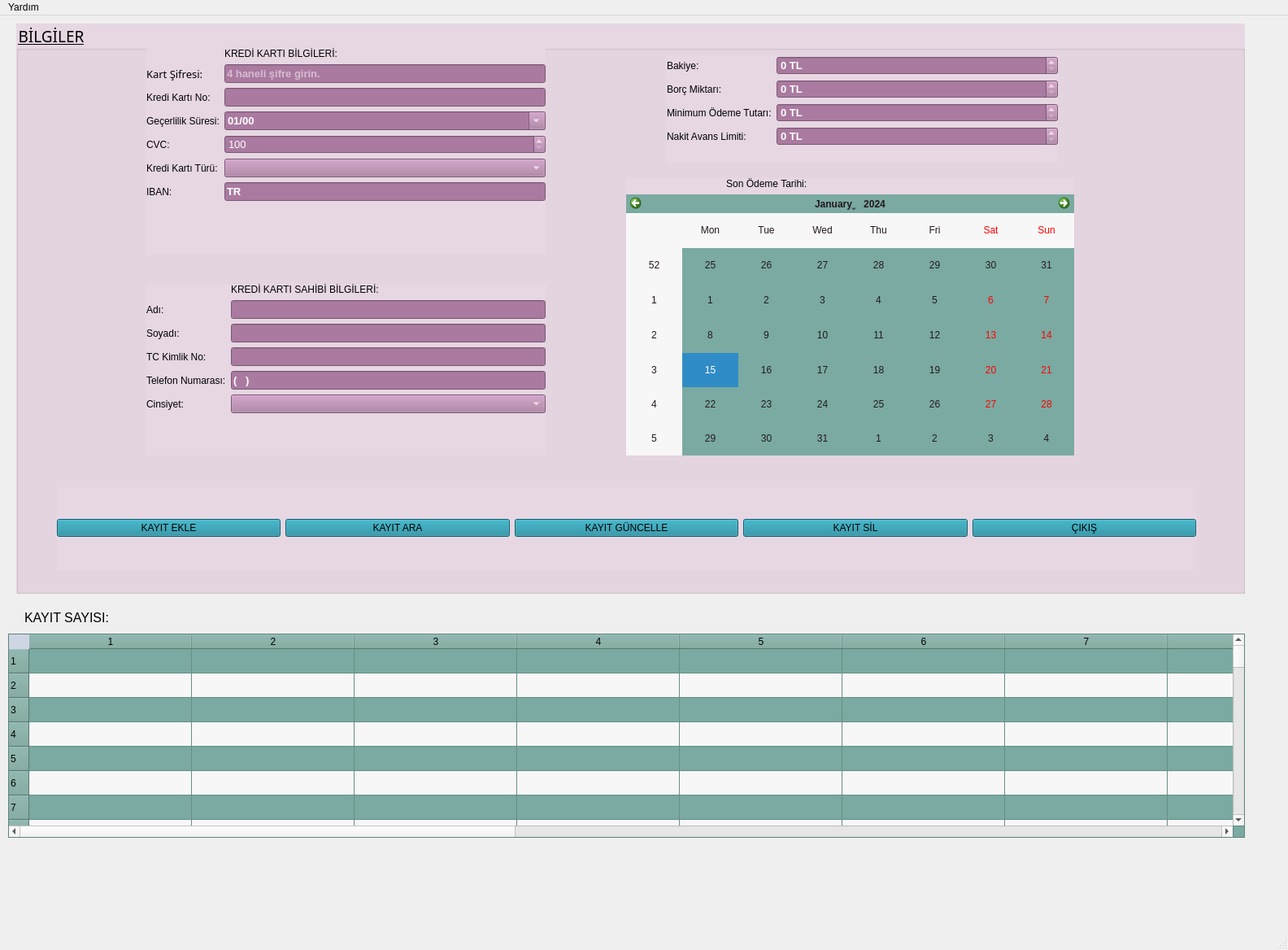
<?xml version="1.0" encoding="UTF-8"?>
<ui version="4.0">
 <class>MainWindow</class>
 <widget class="QMainWindow" name="MainWindow">
  <property name="geometry">
   <rect>
    <x>0</x>
    <y>0</y>
    <width>1584</width>
    <height>1168</height>
   </rect>
  </property>
  <property name="font">
   <font>
    <pointsize>14</pointsize>
   </font>
  </property>
  <property name="windowTitle">
   <string>MainWindow</string>
  </property>
  <property name="styleSheet">
   <string notr="true">#lneKartSifresi{
	background-color:#aa7aa0;
	color:#000000
}
#lneKartNO{
	background-color:#aa7aa0;
	color:#000000
}
#dateSure{
	background-color:#aa7aa0;
	color:#000000
}
#spnCVC{
	background-color:#aa7aa0;
	color:#000000
}
#cmbKartTuru{
	background-color:#aa7aa0;
	color:#000000
}
#lneIban{
	background-color:#aa7aa0;
	color:#000000
}
#lneAd{
	background-color:#aa7aa0;
	color:#000000
}
#lneSoyad{
	background-color:#aa7aa0;
	color:#000000
}
#lneTCK{
	background-color:#aa7aa0;
	color:#000000
}
#lneTelNo{
	background-color:#aa7aa0;
	color:#000000
}
#cmbCinsiyet{
	background-color:#aa7aa0;
	color:#000000
}
#spnBakiye{
	background-color:#aa7aa0;
	color:#000000
}
#spnBorcMiktari{
	background-color:#aa7aa0;
	color:#000000
}
#btnEkle{
	background-color:#7aaa84;
	color:#000000
}
#btnSil{
	background-color:#7aaa84;
	color:#000000
}
#btnAra{
	background-color:#7aaa84;
	color:#000000
}
#btnGuncelle{
	background-color:#7aaa84;
	color:#000000
}
#btnListele{
	background-color:#7aaa84;
	color:#000000
}
#btnCikis{
	background-color:#7aaa84;
	color:#000000
}

QTableCornerButton::section
{
	background-color: #ced5e3;
	border: none;
    color: #fff;

}
</string>
  </property>
  <property name="tabShape">
   <enum>QTabWidget::Rounded</enum>
  </property>
  <widget class="QWidget" name="centralwidget">
   <property name="styleSheet">
    <string notr="true"/>
   </property>
   <widget class="QGroupBox" name="groupBox">
    <property name="geometry">
     <rect>
      <x>20</x>
      <y>10</y>
      <width>1511</width>
      <height>701</height>
     </rect>
    </property>
    <property name="font">
     <font>
      <family>Niagara Solid</family>
      <pointsize>14</pointsize>
      <underline>true</underline>
     </font>
    </property>
    <property name="styleSheet">
     <string notr="true">background-color: rgb(230, 215, 227);</string>
    </property>
    <property name="title">
     <string>BİLGİLER</string>
    </property>
    <widget class="QWidget" name="layoutWidget">
     <property name="geometry">
      <rect>
       <x>750</x>
       <y>190</y>
       <width>551</width>
       <height>341</height>
      </rect>
     </property>
     <layout class="QVBoxLayout" name="verticalLayout_4">
      <item>
       <widget class="QLabel" name="label_14">
        <property name="styleSheet">
         <string notr="true">font: 63 10pt &quot;Yu Gothic UI Semibold&quot;;</string>
        </property>
        <property name="text">
         <string>                                     Son Ödeme Tarihi:</string>
        </property>
       </widget>
      </item>
      <item>
       <widget class="QCalendarWidget" name="cwOdemeTarihi">
        <property name="styleSheet">
         <string notr="true">color: rgb(34, 24, 32);
background-color: rgb(122, 170, 161);</string>
        </property>
       </widget>
      </item>
     </layout>
    </widget>
    <widget class="QWidget" name="formLayoutWidget">
     <property name="geometry">
      <rect>
       <x>160</x>
       <y>30</y>
       <width>491</width>
       <height>254</height>
      </rect>
     </property>
     <layout class="QFormLayout" name="formLayout">
      <item row="2" column="0">
       <widget class="QLabel" name="label_17">
        <property name="font">
         <font>
          <family>Yu Gothic UI Semibold</family>
          <pointsize>10</pointsize>
          <weight>7</weight>
          <italic>false</italic>
          <bold>false</bold>
         </font>
        </property>
        <property name="toolTip">
         <string notr="true"/>
        </property>
        <property name="styleSheet">
         <string notr="true">font: 63 10pt &quot;Yu Gothic UI Semibold&quot;;
</string>
        </property>
        <property name="text">
         <string>Kart Şifresi:</string>
        </property>
       </widget>
      </item>
      <item row="2" column="1">
       <widget class="QLineEdit" name="lneKartSifresi">
        <property name="font">
         <font>
          <pointsize>10</pointsize>
          <weight>75</weight>
          <italic>false</italic>
          <bold>true</bold>
          <underline>false</underline>
          <strikeout>false</strikeout>
          <kerning>true</kerning>
         </font>
        </property>
        <property name="styleSheet">
         <string notr="true">background-color: rgb(170, 122, 160);
color:#ffffff</string>
        </property>
        <property name="maxLength">
         <number>4</number>
        </property>
        <property name="frame">
         <bool>true</bool>
        </property>
        <property name="echoMode">
         <enum>QLineEdit::Password</enum>
        </property>
        <property name="dragEnabled">
         <bool>false</bool>
        </property>
        <property name="readOnly">
         <bool>false</bool>
        </property>
        <property name="placeholderText">
         <string>4 haneli şifre girin.</string>
        </property>
       </widget>
      </item>
      <item row="3" column="0">
       <widget class="QLabel" name="label_2">
        <property name="styleSheet">
         <string notr="true">font: 63 10pt &quot;Yu Gothic UI Semibold&quot;;</string>
        </property>
        <property name="text">
         <string>Kredi Kartı No:</string>
        </property>
       </widget>
      </item>
      <item row="3" column="1">
       <widget class="QLineEdit" name="lneKartNO">
        <property name="font">
         <font>
          <pointsize>10</pointsize>
          <weight>75</weight>
          <bold>true</bold>
         </font>
        </property>
        <property name="styleSheet">
         <string notr="true">background-color: rgb(170, 122, 160);
color:#ffffff</string>
        </property>
        <property name="inputMask">
         <string>9999 9999 9999 9999</string>
        </property>
        <property name="maxLength">
         <number>19</number>
        </property>
       </widget>
      </item>
      <item row="4" column="0">
       <widget class="QLabel" name="label_3">
        <property name="styleSheet">
         <string notr="true">font: 63 10pt &quot;Yu Gothic UI Semibold&quot;;</string>
        </property>
        <property name="text">
         <string>Geçerlilik Süresi:</string>
        </property>
       </widget>
      </item>
      <item row="4" column="1">
       <widget class="QDateEdit" name="dateSure">
        <property name="font">
         <font>
          <pointsize>10</pointsize>
          <weight>75</weight>
          <bold>true</bold>
         </font>
        </property>
        <property name="toolTip">
         <string>Ay/Yıl</string>
        </property>
        <property name="styleSheet">
         <string notr="true">background-color: rgb(170, 122, 160);
color:#ffffff</string>
        </property>
        <property name="maximumDate">
         <date>
          <year>9999</year>
          <month>12</month>
          <day>31</day>
         </date>
        </property>
        <property name="displayFormat">
         <string notr="true">MM/yy</string>
        </property>
        <property name="calendarPopup">
         <bool>true</bool>
        </property>
        <property name="currentSectionIndex">
         <number>0</number>
        </property>
        <property name="timeSpec">
         <enum>Qt::LocalTime</enum>
        </property>
       </widget>
      </item>
      <item row="5" column="0">
       <widget class="QLabel" name="label_4">
        <property name="styleSheet">
         <string notr="true">font: 63 10pt &quot;Yu Gothic UI Semibold&quot;;</string>
        </property>
        <property name="text">
         <string>CVC:</string>
        </property>
       </widget>
      </item>
      <item row="5" column="1">
       <widget class="QSpinBox" name="spnCVC">
        <property name="font">
         <font>
          <pointsize>10</pointsize>
         </font>
        </property>
        <property name="styleSheet">
         <string notr="true">background-color: rgb(170, 122, 160);
color:#ffffff
</string>
        </property>
        <property name="suffix">
         <string/>
        </property>
        <property name="minimum">
         <number>100</number>
        </property>
        <property name="maximum">
         <number>999</number>
        </property>
       </widget>
      </item>
      <item row="6" column="0">
       <widget class="QLabel" name="label_5">
        <property name="styleSheet">
         <string notr="true">font: 63 10pt &quot;Yu Gothic UI Semibold&quot;;</string>
        </property>
        <property name="text">
         <string>Kredi Kartı Türü:</string>
        </property>
       </widget>
      </item>
      <item row="6" column="1">
       <widget class="QComboBox" name="cmbKartTuru">
        <property name="font">
         <font>
          <pointsize>10</pointsize>
          <weight>75</weight>
          <bold>true</bold>
         </font>
        </property>
        <property name="styleSheet">
         <string notr="true">background-color: rgb(170, 122, 160);
color:#ffffff
</string>
        </property>
        <property name="currentIndex">
         <number>-1</number>
        </property>
        <item>
         <property name="text">
          <string>Garanti Bankası kart </string>
         </property>
        </item>
        <item>
         <property name="text">
          <string>Ziraat Bankası kart</string>
         </property>
        </item>
        <item>
         <property name="text">
          <string>İş Bankası kart </string>
         </property>
        </item>
        <item>
         <property name="text">
          <string>Denizbank kart </string>
         </property>
        </item>
        <item>
         <property name="text">
          <string>Finansbank kart </string>
         </property>
        </item>
        <item>
         <property name="text">
          <string>Akbank kart </string>
         </property>
        </item>
        <item>
         <property name="text">
          <string>Yapı Kredi kart</string>
         </property>
        </item>
       </widget>
      </item>
      <item row="7" column="0">
       <widget class="QLabel" name="label_9">
        <property name="styleSheet">
         <string notr="true">font: 63 10pt &quot;Yu Gothic UI Semibold&quot;;</string>
        </property>
        <property name="text">
         <string>IBAN:</string>
        </property>
       </widget>
      </item>
      <item row="7" column="1">
       <widget class="QLineEdit" name="lneIban">
        <property name="font">
         <font>
          <pointsize>10</pointsize>
          <weight>75</weight>
          <bold>true</bold>
         </font>
        </property>
        <property name="styleSheet">
         <string notr="true">background-color: rgb(170, 122, 160);
color:#ffffff
</string>
        </property>
        <property name="inputMask">
         <string>TR 9999 9999 9999 9999 9999 9999</string>
        </property>
        <property name="text">
         <string>TR      </string>
        </property>
        <property name="maxLength">
         <number>32</number>
        </property>
        <property name="dragEnabled">
         <bool>false</bool>
        </property>
        <property name="readOnly">
         <bool>false</bool>
        </property>
       </widget>
      </item>
      <item row="1" column="1">
       <widget class="QLabel" name="label">
        <property name="styleSheet">
         <string notr="true">font: 63 10pt &quot;Yu Gothic UI Semibold&quot;;</string>
        </property>
        <property name="text">
         <string>KREDİ KARTI BİLGİLERİ:</string>
        </property>
       </widget>
      </item>
     </layout>
    </widget>
    <widget class="QWidget" name="formLayoutWidget_2">
     <property name="geometry">
      <rect>
       <x>160</x>
       <y>320</y>
       <width>491</width>
       <height>211</height>
      </rect>
     </property>
     <layout class="QFormLayout" name="formLayout_2">
      <item row="1" column="0">
       <widget class="QLabel" name="label_7">
        <property name="styleSheet">
         <string notr="true">font: 63 10pt &quot;Yu Gothic UI Semibold&quot;;</string>
        </property>
        <property name="text">
         <string>Adı:</string>
        </property>
       </widget>
      </item>
      <item row="1" column="1">
       <widget class="QLineEdit" name="lneAd">
        <property name="font">
         <font>
          <pointsize>10</pointsize>
          <weight>75</weight>
          <bold>true</bold>
         </font>
        </property>
        <property name="styleSheet">
         <string notr="true">background-color: rgb(170, 122, 160);
color:#ffffff</string>
        </property>
        <property name="text">
         <string/>
        </property>
        <property name="frame">
         <bool>true</bool>
        </property>
       </widget>
      </item>
      <item row="2" column="0">
       <widget class="QLabel" name="label_8">
        <property name="styleSheet">
         <string notr="true">font: 63 10pt &quot;Yu Gothic UI Semibold&quot;;</string>
        </property>
        <property name="text">
         <string>Soyadı:</string>
        </property>
       </widget>
      </item>
      <item row="2" column="1">
       <widget class="QLineEdit" name="lneSoyad">
        <property name="font">
         <font>
          <pointsize>10</pointsize>
          <weight>75</weight>
          <italic>false</italic>
          <bold>true</bold>
         </font>
        </property>
        <property name="styleSheet">
         <string notr="true">background-color: rgb(170, 122, 160);
color:#ffffff</string>
        </property>
       </widget>
      </item>
      <item row="3" column="0">
       <widget class="QLabel" name="label_15">
        <property name="styleSheet">
         <string notr="true">font: 63 10pt &quot;Yu Gothic UI Semibold&quot;;</string>
        </property>
        <property name="text">
         <string>TC Kimlik No:</string>
        </property>
       </widget>
      </item>
      <item row="3" column="1">
       <widget class="QLineEdit" name="lneTCK">
        <property name="font">
         <font>
          <pointsize>10</pointsize>
          <weight>75</weight>
          <italic>false</italic>
          <bold>true</bold>
         </font>
        </property>
        <property name="styleSheet">
         <string notr="true">background-color: rgb(170, 122, 160);
color:#ffffff</string>
        </property>
        <property name="maxLength">
         <number>11</number>
        </property>
        <property name="frame">
         <bool>true</bool>
        </property>
       </widget>
      </item>
      <item row="4" column="0">
       <widget class="QLabel" name="label_10">
        <property name="styleSheet">
         <string notr="true">font: 63 10pt &quot;Yu Gothic UI Semibold&quot;;</string>
        </property>
        <property name="text">
         <string>Telefon Numarası:</string>
        </property>
       </widget>
      </item>
      <item row="4" column="1">
       <widget class="QLineEdit" name="lneTelNo">
        <property name="font">
         <font>
          <pointsize>10</pointsize>
          <weight>75</weight>
          <italic>false</italic>
          <bold>true</bold>
         </font>
        </property>
        <property name="styleSheet">
         <string notr="true">background-color: rgb(170, 122, 160);
color:#ffffff</string>
        </property>
        <property name="inputMask">
         <string>(999) 999 99 99</string>
        </property>
        <property name="text">
         <string>()   </string>
        </property>
        <property name="maxLength">
         <number>15</number>
        </property>
        <property name="frame">
         <bool>true</bool>
        </property>
        <property name="echoMode">
         <enum>QLineEdit::Normal</enum>
        </property>
        <property name="dragEnabled">
         <bool>false</bool>
        </property>
        <property name="readOnly">
         <bool>false</bool>
        </property>
       </widget>
      </item>
      <item row="5" column="0">
       <widget class="QLabel" name="label_11">
        <property name="styleSheet">
         <string notr="true">font: 63 10pt &quot;Yu Gothic UI Semibold&quot;;</string>
        </property>
        <property name="text">
         <string>Cinsiyet:</string>
        </property>
       </widget>
      </item>
      <item row="5" column="1">
       <widget class="QComboBox" name="cmbCinsiyet">
        <property name="font">
         <font>
          <pointsize>10</pointsize>
          <weight>75</weight>
          <bold>true</bold>
         </font>
        </property>
        <property name="styleSheet">
         <string notr="true">background-color: rgb(170, 122, 160);
color:#ffffff</string>
        </property>
        <property name="currentIndex">
         <number>-1</number>
        </property>
        <item>
         <property name="text">
          <string>Kadın</string>
         </property>
        </item>
        <item>
         <property name="text">
          <string>Erkek</string>
         </property>
        </item>
       </widget>
      </item>
      <item row="0" column="1">
       <widget class="QLabel" name="label_6">
        <property name="styleSheet">
         <string notr="true">font: 63 10pt &quot;Yu Gothic UI Semibold&quot;;</string>
        </property>
        <property name="text">
         <string>KREDİ KARTI SAHİBİ BİLGİLERİ:</string>
        </property>
       </widget>
      </item>
     </layout>
    </widget>
    <widget class="QWidget" name="formLayoutWidget_3">
     <property name="geometry">
      <rect>
       <x>800</x>
       <y>40</y>
       <width>481</width>
       <height>131</height>
      </rect>
     </property>
     <layout class="QFormLayout" name="formLayout_3">
      <item row="0" column="0">
       <widget class="QLabel" name="label_12">
        <property name="styleSheet">
         <string notr="true">font: 63 10pt &quot;Yu Gothic UI Semibold&quot;;</string>
        </property>
        <property name="text">
         <string>Bakiye:</string>
        </property>
       </widget>
      </item>
      <item row="0" column="1">
       <widget class="QSpinBox" name="spnBakiye">
        <property name="font">
         <font>
          <pointsize>10</pointsize>
          <weight>75</weight>
          <bold>true</bold>
         </font>
        </property>
        <property name="styleSheet">
         <string notr="true">background-color: rgb(170, 122, 160);
color:#ffffff</string>
        </property>
        <property name="suffix">
         <string> TL</string>
        </property>
        <property name="maximum">
         <number>999999999</number>
        </property>
       </widget>
      </item>
      <item row="1" column="0">
       <widget class="QLabel" name="label_13">
        <property name="styleSheet">
         <string notr="true">font: 63 10pt &quot;Yu Gothic UI Semibold&quot;;</string>
        </property>
        <property name="text">
         <string>Borç Miktarı:</string>
        </property>
       </widget>
      </item>
      <item row="1" column="1">
       <widget class="QSpinBox" name="spnBorcMiktari">
        <property name="font">
         <font>
          <pointsize>10</pointsize>
          <weight>75</weight>
          <bold>true</bold>
         </font>
        </property>
        <property name="styleSheet">
         <string notr="true">background-color: rgb(170, 122, 160);
color:#ffffff</string>
        </property>
        <property name="suffix">
         <string> TL</string>
        </property>
        <property name="maximum">
         <number>999999999</number>
        </property>
       </widget>
      </item>
      <item row="2" column="0">
       <widget class="QLabel" name="label_19">
        <property name="styleSheet">
         <string notr="true">font: 63 10pt &quot;Yu Gothic UI Semibold&quot;;</string>
        </property>
        <property name="text">
         <string>Minimum Ödeme Tutarı:</string>
        </property>
       </widget>
      </item>
      <item row="2" column="1">
       <widget class="QSpinBox" name="spnMinOdeme">
        <property name="font">
         <font>
          <pointsize>10</pointsize>
          <weight>75</weight>
          <bold>true</bold>
         </font>
        </property>
        <property name="styleSheet">
         <string notr="true">background-color: rgb(170, 122, 160);
color:#ffffff</string>
        </property>
        <property name="suffix">
         <string> TL</string>
        </property>
        <property name="maximum">
         <number>999999999</number>
        </property>
       </widget>
      </item>
      <item row="3" column="0">
       <widget class="QLabel" name="label_20">
        <property name="styleSheet">
         <string notr="true">font: 63 10pt &quot;Yu Gothic UI Semibold&quot;;</string>
        </property>
        <property name="text">
         <string>Nakit Avans Limiti:</string>
        </property>
       </widget>
      </item>
      <item row="3" column="1">
       <widget class="QSpinBox" name="spnNakitAvans">
        <property name="font">
         <font>
          <pointsize>10</pointsize>
          <weight>75</weight>
          <bold>true</bold>
         </font>
        </property>
        <property name="styleSheet">
         <string notr="true">background-color: rgb(170, 122, 160);
color:#ffffff</string>
        </property>
        <property name="suffix">
         <string> TL</string>
        </property>
        <property name="maximum">
         <number>999999999</number>
        </property>
       </widget>
      </item>
     </layout>
    </widget>
    <widget class="QWidget" name="horizontalLayoutWidget">
     <property name="geometry">
      <rect>
       <x>50</x>
       <y>570</y>
       <width>1401</width>
       <height>101</height>
      </rect>
     </property>
     <layout class="QHBoxLayout" name="horizontalLayout">
      <item>
       <widget class="QPushButton" name="btnEkle">
        <property name="cursor">
         <cursorShape>PointingHandCursor</cursorShape>
        </property>
        <property name="tabletTracking">
         <bool>false</bool>
        </property>
        <property name="toolTip">
         <string>Kayıt eklemek için tıklayınız...</string>
        </property>
        <property name="styleSheet">
         <string notr="true">font: 63 10pt &quot;Yu Gothic UI Semibold&quot;;
background-color:#15849a;
color: rgb(0, 0, 0);
</string>
        </property>
        <property name="text">
         <string>KAYIT EKLE</string>
        </property>
       </widget>
      </item>
      <item>
       <widget class="QPushButton" name="btnAra">
        <property name="cursor">
         <cursorShape>PointingHandCursor</cursorShape>
        </property>
        <property name="toolTip">
         <string>Kayıt araması yapmak için tıklayınız...</string>
        </property>
        <property name="styleSheet">
         <string notr="true">font: 63 10pt &quot;Yu Gothic UI Semibold&quot;;
background-color:#15849a;
color: rgb(0, 0, 0);</string>
        </property>
        <property name="text">
         <string>KAYIT ARA</string>
        </property>
       </widget>
      </item>
      <item>
       <widget class="QPushButton" name="btnGuncelle">
        <property name="cursor">
         <cursorShape>PointingHandCursor</cursorShape>
        </property>
        <property name="toolTip">
         <string>Kayıt güncellemesi yapmak için tıklayınız...</string>
        </property>
        <property name="styleSheet">
         <string notr="true">font: 63 10pt &quot;Yu Gothic UI Semibold&quot;;
background-color:#15849a;
color: rgb(0, 0, 0);</string>
        </property>
        <property name="text">
         <string>KAYIT GÜNCELLE</string>
        </property>
       </widget>
      </item>
      <item>
       <widget class="QPushButton" name="btnSil">
        <property name="cursor">
         <cursorShape>PointingHandCursor</cursorShape>
        </property>
        <property name="toolTip">
         <string>Kayıt silmek için tıkayınız...</string>
        </property>
        <property name="styleSheet">
         <string notr="true">font: 63 10pt &quot;Yu Gothic UI Semibold&quot;;
background-color:#15849a;
color: rgb(0, 0, 0);</string>
        </property>
        <property name="text">
         <string>KAYIT SİL</string>
        </property>
       </widget>
      </item>
      <item>
       <widget class="QPushButton" name="btnCikis">
        <property name="cursor">
         <cursorShape>PointingHandCursor</cursorShape>
        </property>
        <property name="toolTip">
         <string>Çıkış yapmak için tıklayınız...</string>
        </property>
        <property name="styleSheet">
         <string notr="true">font: 63 10pt &quot;Yu Gothic UI Semibold&quot;;
background-color:#15849a;
color: rgb(0, 0, 0);</string>
        </property>
        <property name="text">
         <string>ÇIKIŞ</string>
        </property>
       </widget>
      </item>
     </layout>
    </widget>
   </widget>
   <widget class="QTableWidget" name="tblwKayitlar">
    <property name="geometry">
     <rect>
      <x>10</x>
      <y>760</y>
      <width>1521</width>
      <height>251</height>
     </rect>
    </property>
    <property name="font">
     <font>
      <pointsize>9</pointsize>
      <weight>50</weight>
      <bold>false</bold>
     </font>
    </property>
    <property name="styleSheet">
     <string notr="true">background-color: rgb(122, 170, 161);
color: rgb(0, 0, 0);</string>
    </property>
    <property name="alternatingRowColors">
     <bool>true</bool>
    </property>
    <property name="rowCount">
     <number>100</number>
    </property>
    <property name="columnCount">
     <number>17</number>
    </property>
    <attribute name="horizontalHeaderDefaultSectionSize">
     <number>200</number>
    </attribute>
    <attribute name="horizontalHeaderMinimumSectionSize">
     <number>50</number>
    </attribute>
    <row/>
    <row/>
    <row/>
    <row/>
    <row/>
    <row/>
    <row/>
    <row/>
    <row/>
    <row/>
    <row/>
    <row/>
    <row/>
    <row/>
    <row/>
    <row/>
    <row/>
    <row/>
    <row/>
    <row/>
    <row/>
    <row/>
    <row/>
    <row/>
    <row/>
    <row/>
    <row/>
    <row/>
    <row/>
    <row/>
    <row/>
    <row/>
    <row/>
    <row/>
    <row/>
    <row/>
    <row/>
    <row/>
    <row/>
    <row/>
    <row/>
    <row/>
    <row/>
    <row/>
    <row/>
    <row/>
    <row/>
    <row/>
    <row/>
    <row/>
    <row/>
    <row/>
    <row/>
    <row/>
    <row/>
    <row/>
    <row/>
    <row/>
    <row/>
    <row/>
    <row/>
    <row/>
    <row/>
    <row/>
    <row/>
    <row/>
    <row/>
    <row/>
    <row/>
    <row/>
    <row/>
    <row/>
    <row/>
    <row/>
    <row/>
    <row/>
    <row/>
    <row/>
    <row/>
    <row/>
    <row/>
    <row/>
    <row/>
    <row/>
    <row/>
    <row/>
    <row/>
    <row/>
    <row/>
    <row/>
    <row/>
    <row/>
    <row/>
    <row/>
    <row/>
    <row/>
    <row/>
    <row/>
    <row/>
    <row/>
    <column/>
    <column/>
    <column/>
    <column/>
    <column/>
    <column/>
    <column/>
    <column/>
    <column/>
    <column/>
    <column/>
    <column/>
    <column/>
    <column/>
    <column/>
    <column/>
    <column/>
   </widget>
   <widget class="QLabel" name="label_16">
    <property name="geometry">
     <rect>
      <x>30</x>
      <y>730</y>
      <width>131</width>
      <height>20</height>
     </rect>
    </property>
    <property name="font">
     <font>
      <pointsize>12</pointsize>
     </font>
    </property>
    <property name="text">
     <string>KAYIT SAYISI:</string>
    </property>
   </widget>
   <widget class="QLabel" name="lblKayitSayisi">
    <property name="geometry">
     <rect>
      <x>170</x>
      <y>730</y>
      <width>181</width>
      <height>21</height>
     </rect>
    </property>
    <property name="text">
     <string/>
    </property>
   </widget>
  </widget>
  <widget class="QMenuBar" name="menubar">
   <property name="geometry">
    <rect>
     <x>0</x>
     <y>0</y>
     <width>1584</width>
     <height>26</height>
    </rect>
   </property>
   <widget class="QMenu" name="menuYardim">
    <property name="title">
     <string>Yardım</string>
    </property>
    <addaction name="menuHakkinda"/>
   </widget>
   <addaction name="menuYardim"/>
  </widget>
  <widget class="QStatusBar" name="statusbar"/>
  <action name="menuHakkinda">
   <property name="text">
    <string>Hakkında</string>
   </property>
  </action>
  <action name="actionNew">
   <property name="text">
    <string>New</string>
   </property>
  </action>
  <action name="actionOpen">
   <property name="text">
    <string>Open</string>
   </property>
  </action>
  <action name="actionClose">
   <property name="text">
    <string>Close</string>
   </property>
  </action>
  <action name="actionClear">
   <property name="text">
    <string>Clear</string>
   </property>
  </action>
 </widget>
 <resources/>
 <connections/>
</ui>
